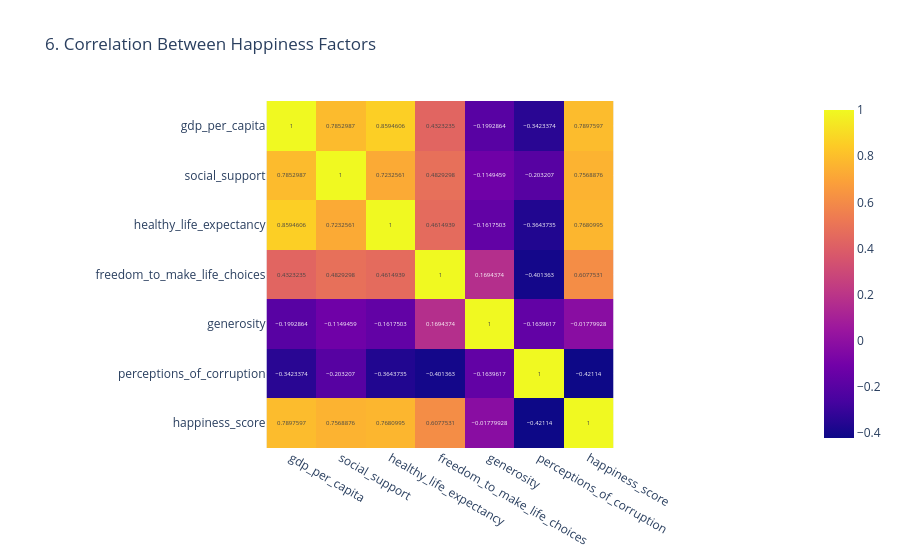

This figure's notebook cell:
### Code cell
# 6. Correlation Heatmap
corr_cols = ["gdp_per_capita", "social_support", "healthy_life_expectancy",
            "freedom_to_make_life_choices", "generosity", "perceptions_of_corruption", 
            "happiness_score"]
if all(col in df_2021.columns for col in corr_cols):
    corr = df_2021[corr_cols].corr()
    fig6 = px.imshow(corr, text_auto=True, 
                    title="6. Correlation Between Happiness Factors")
    fig6.show()

### Figure 1 — Plotly figure (JSON) as saved in the notebook; plotly's stock layout.template omitted (floating-point values rounded to 4 significant figures)
{"data": [{"coloraxis": "coloraxis", "hovertemplate": "x: %{x}<br>y: %{y}<br>color: %{z}<extra></extra>", "name": "0", "texttemplate": "%{z}", "type": "heatmap", "x": ["gdp_per_capita", "social_support", "healthy_life_expectancy", "freedom_to_make_life_choices", "generosity", "perceptions_of_corruption", "happiness_score"], "xaxis": "x", "y": ["gdp_per_capita", "social_support", "healthy_life_expectancy", "freedom_to_make_life_choices", "generosity", "perceptions_of_corruption", "happiness_score"], "yaxis": "y", "z": [[1, 0.7853, 0.8595, 0.4323, -0.1993, -0.3423, 0.7898], [0.7853, 1, 0.7233, 0.4829, -0.1149, -0.2032, 0.7569], [0.8595, 0.7233, 1, 0.4615, -0.1618, -0.3644, 0.7681], [0.4323, 0.4829, 0.4615, 1, 0.1694, -0.4014, 0.6078], [-0.1993, -0.1149, -0.1618, 0.1694, 1, -0.164, -0.0178], [-0.3423, -0.2032, -0.3644, -0.4014, -0.164, 1, -0.4211], [0.7898, 0.7569, 0.7681, 0.6078, -0.0178, -0.4211, 1]]}], "layout": {"coloraxis": {"colorscale": [[0, "#0d0887"], [0.1111, "#46039f"], [0.2222, "#7201a8"], [0.3333, "#9c179e"], [0.4444, "#bd3786"], [0.5556, "#d8576b"], [0.6667, "#ed7953"], [0.7778, "#fb9f3a"], [0.8889, "#fdca26"], [1, "#f0f921"]]}, "title": {"text": "6. Correlation Between Happiness Factors"}, "xaxis": {"anchor": "y", "constrain": "domain", "domain": [0, 1], "scaleanchor": "y"}, "yaxis": {"anchor": "x", "autorange": "reversed", "constrain": "domain", "domain": [0, 1]}}}
